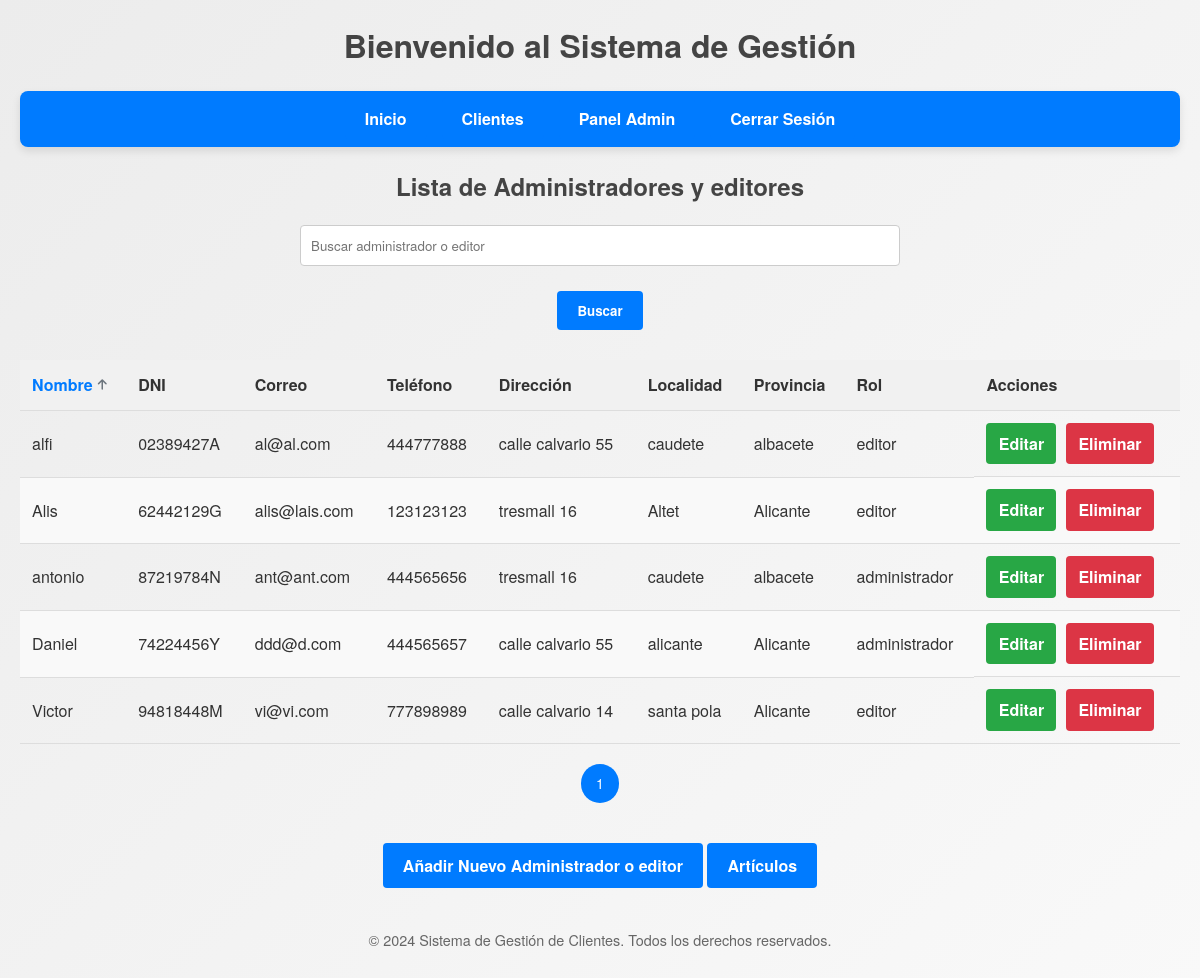
The app's page /public/admin_list.php (signed in) with its own data.
### tables this page shows
CREATE TABLE `clientes` (
  `id` int(11) NOT NULL,
  `dni` varchar(9) NOT NULL,
  `nombre` varchar(100) NOT NULL,
  `correo` varchar(100) NOT NULL,
  `contrasena` varchar(255) NOT NULL,
  `rol` enum('usuario','administrador','editor') NOT NULL DEFAULT 'usuario',
  `telefono` varchar(20) DEFAULT NULL,
  `direccion` varchar(255) DEFAULT NULL,
  `localidad` varchar(100) DEFAULT NULL,
  `provincia` varchar(100) DEFAULT NULL,
  `creado_en` timestamp NOT NULL DEFAULT current_timestamp()
);

### includes/Usuario.php (called while the page is built, shortened)
<?php
class Usuario {
    private $db;
    public function __construct($db) {
        if ($db instanceof BaseDeDatos) {
            $this->db = $db;
        } else {
            throw new Exception("La clase Articulo necesita una instancia válida de BaseDeDatos.");
        }
    }
    public function listarUsuariosConPaginacion($roles = [], $busqueda = '', $orden = 'ASC', $limite = 10, $offset = 0) {
        try {
            $conexion = $this->db->getConexion();
            $sql = "SELECT * FROM clientes WHERE 1=1";
            if (!empty($roles)) {
                $placeholders = implode(',', array_fill(0, count($roles), '?'));
                $sql .= " AND rol IN ($placeholders)";
            }
            $orden = strtoupper($orden);
            $sql .= " ORDER BY nombre $orden LIMIT $limite OFFSET $offset";
            $stmt = $conexion->prepare($sql);
            $params = [];
            if (!empty($roles)) {
                $params = array_merge($params, $roles);
            }
            $stmt->execute($params);
            return $stmt->fetchAll(PDO::FETCH_ASSOC);
        } catch (PDOException $e) {
            throw new Exception("Error al listar los usuarios: " . $e->getMessage());
        }
    }
    public function contarUsuarios($roles = [], $busqueda = '') {
        try {
            $conexion = $this->db->getConexion();
            $sql = "SELECT COUNT(*) as total FROM clientes WHERE 1=1";
            if (!empty($roles)) {
                $placeholders = implode(',', array_fill(0, count($roles), '?'));
                $sql .= " AND rol IN ($placeholders)";
            }
            $stmt = $conexion->prepare($sql);
            $params = [];
            if (!empty($roles)) {
                $params = array_merge($params, $roles);
            }
            $stmt->execute($params);
            return (int)$stmt->fetchColumn();
        } catch (PDOException $e) {
            throw new Exception("Error al contar los usuarios: " . $e->getMessage());
        }
    }
}

### public/admin_list.php (the view, shortened to what this page needs)
<?php
require_once '../includes/header.php';
require_once '../includes/Usuario.php';
$db = new BaseDeDatos();
$usuario = new Usuario($db);
$busqueda = isset($_GET['busqueda']) ? trim($_GET['busqueda']) : '';
$orden = isset($_GET['orden']) && in_array(strtoupper($_GET['orden']), ['ASC', 'DESC']) ? strtoupper($_GET['orden']) : 'ASC';
$paginaActual = isset($_GET['pagina']) ? (int)$_GET['pagina'] : 1;
$limite = 10;
$offset = ($paginaActual - 1) * $limite;
try {
    $rolesPermitidos = ['administrador', 'editor'];
    $usuarios = $usuario->listarUsuariosConPaginacion($rolesPermitidos, $busqueda, $orden, $limite, $offset);
    $totalUsuarios = $usuario->contarUsuarios($rolesPermitidos, $busqueda);
    $totalPaginas = ceil($totalUsuarios / $limite);
} catch (Exception $e) {
    $error = "Error al obtener los usuarios: " . $e->getMessage();
}
?>
<!DOCTYPE html>
<html lang="es">
<head>
    <link rel="stylesheet" href="../css/styles.css">
    <link rel="stylesheet" href="https://cdnjs.cloudflare.com/ajax/libs/font-awesome/6.0.0-beta3/css/all.min.css">
</head>
<body>
    <h2>Lista de Administradores y editores</h2>
    <form action="admin_list.php" method="get">
        <input type="text" name="busqueda" placeholder="Buscar administrador o editor" value="<?php echo htmlspecialchars($busqueda); ?>">
        <button type="submit">Buscar</button>
    </form>
    <table>
        <thead>
            <tr>
            <th>
                <a href="?orden=<?php echo ($orden === 'ASC') ? 'DESC' : 'ASC'; ?>&busqueda=<?php echo urlencode($busqueda); ?>" class="ordenar">
                Nombre
                        <?php if ($orden === 'ASC'): ?>
                            <i class="fas fa-arrow-up"></i>
                        <?php else: ?>
                            <i class="fas fa-arrow-down"></i>
                        <?php endif; ?>
                </a>
            </th>
                <th>DNI</th>
                <th>Correo</th>
                <th>Teléfono</th>
                <th>Dirección</th>
                <th>Localidad</th>
                <th>Provincia</th>
                <th>Rol</th>
                <th>Acciones</th>
            </tr>
        </thead>
        <tbody>
    <?php if (!empty($usuarios)): ?>
        <?php foreach ($usuarios as $admin): ?>
            <tr>
                <td><?php echo htmlspecialchars($admin['nombre']); ?></td>
                <td><?php echo htmlspecialchars($admin['dni']); ?></td>
                <td><?php echo htmlspecialchars($admin['correo']); ?></td>
                <td><?php echo htmlspecialchars($admin['telefono']); ?></td>
                <td><?php echo htmlspecialchars($admin['direccion']); ?></td>
                <td><?php echo htmlspecialchars($admin['localidad']); ?></td>
                <td><?php echo htmlspecialchars($admin['provincia']); ?></td>
                <td><?php echo htmlspecialchars($admin['rol']); ?></td>
                <td class="actions">
                    <?php if ($admin['rol'] !== 'superadministrador'): ?>
                        <a href="editar_admin.php?id=<?php echo $admin['id']; ?>" class="editar">Editar</a>
                        <a href="borrar_admin.php?id=<?php echo $admin['id']; ?>" class="borrar" onclick="return confirm('¿Está seguro de que desea eliminar este administrador?');">Eliminar</a>
                    <?php endif; ?>
                </td>
            </tr>
        <?php endforeach; ?>
    <?php else: ?>
        <tr>
            <td colspan="9">No se encontraron administradores o editores.</td>
        </tr>
    <?php endif; ?>
        </tbody>
    </table>
    <div class="paginacion">
    <?php for ($i = 1; $i <= $totalPaginas; $i++): ?>
        <a href="?pagina=<?php echo $i; ?>&busqueda=<?php echo urlencode($busqueda); ?>&orden=<?php echo $orden; ?>" class="<?php echo ($i === $paginaActual) ? 'active' : ''; ?>">
            <?php echo $i; ?>
        </a>
    <?php endfor; ?>
</div>
    <div class="add-client">
        <a href="admin_nuevo.php" class="add">Añadir Nuevo Administrador o editor</a>
        <a href="editor_dashboard.php" class="add">Artículos</a>
    </div>
    <?php
    require_once '../includes/footer.php';
    ?>
</body>
</html>

### includes/header.php (shortened to what this page needs)
<?php
$current_page = basename($_SERVER['PHP_SELF']);
?>
<!DOCTYPE html>
<html lang="es">
<head>
    <link rel="stylesheet" href="../css/styles.css">
</head>
<body>
    <header>
        <h1>Bienvenido al Sistema de Gestión</h1>
        <?php if ($current_page !== 'login.php'): ?>
        <nav class="navbar">
            <ul>
                <li><a href="index.php" class="nav-button">Inicio</a></li>
                <?php if (isset($_SESSION['usuario_rol']) && ($_SESSION['usuario_rol'] === 'administrador' || $_SESSION['usuario_rol'] === 'superadministrador')): ?>
                    <li><a href="clientes.php" class="nav-button">Clientes</a></li>
                    <li><a href="admin_dashboard.php" class="nav-button">Panel Admin</a></li>
                <?php endif; ?>
                <li><a href="logout.php" class="nav-button">Cerrar Sesión</a></li>
            </ul>
        </nav>
        <?php endif; ?>
    </header>

### includes/footer.php (shortened to what this page needs)
<!DOCTYPE html>
<html lang="es">
<head>
    <link rel="stylesheet" href="../css/styles.css">
</head>
<footer>
        <p>© 2024 Sistema de Gestión de Clientes. Todos los derechos reservados.</p>
    </footer>
</body>
</html>

### css/styles.css (style rules this page uses)
* { margin: 0; padding: 0; box-sizing: border-box; font-family: 'Helvetica Neue', Arial, sans-serif; }
body { background: linear-gradient(135deg, #ececec, #f9f9f9); color: #333; line-height: 1.6; padding: 20px; }
h1, h2 { text-align: center; margin-bottom: 20px; color: #444; }
nav { background-color: #007bff; padding: 15px; border-radius: 8px; margin-bottom: 20px; box-shadow: 0 4px 8px rgba(0, 0, 0, 0.1); }
nav ul { list-style: none; display: flex; justify-content: center; gap: 15px; }
nav ul li { display: inline; }
nav ul li a { color: white; text-decoration: none; font-weight: bold; padding: 8px 15px; transition: background-color 0.3s, transform 0.3s; }
form { display: grid; grid-gap: 15px; max-width: 600px; margin: 0 auto; }
input[type="text"], input[type="email"], input[type="password"], select { padding: 10px; border: 1px solid #ccc; border-radius: 4px; transition: all 0.3s; max-width: 100%; width: 100%; margin: 0 auto; }
button[type="button"], button[type="submit"] { padding: 10px 20px; border: none; border-radius: 4px; cursor: pointer; font-weight: bold; transition: background-color 0.3s, box-shadow 0.3s; max-width: 300px; margin: 10px auto; display: block; }
button[type="submit"] { background: #007bff; color: white; }
table { width: 100%; border-collapse: collapse; margin: 20px 0; font-size: 1rem; }
table th, table td { padding: 12px; text-align: left; border-bottom: 1px solid #ddd; }
table th { background: #f1f1f1; font-weight: bold; }
table tr:nth-child(even) { background: #f9f9f9; }
footer { text-align: center; padding: 20px; margin-top: 20px; font-size: 0.9rem; color: #666; }
.actions { display: flex; gap: 10px; }
.add-client { text-align: center; margin-top: 20px; }
a.editar, a.borrar, a.add { display: inline-block; padding: 10px 20px; color: white; font-weight: bold; text-decoration: none; border-radius: 4px; transition: background-color 0.3s, box-shadow 0.3s; }
a.editar { background: #28a745; }
a.borrar { background: #dc3545; }
a.add { background: #007bff; margin-top: 20px; }
.navbar { background-color: #007bff; padding: 15px; border-radius: 8px; margin-bottom: 20px; box-shadow: 0 4px 8px rgba(0, 0, 0, 0.1); text-align: center; }
.navbar ul { list-style: none; display: inline-flex; gap: 15px; padding-left: 0; }
.navbar ul li { display: inline; }
.navbar ul li a { text-decoration: none; padding: 10px 20px; color: white; font-weight: bold; background: #007bff; border-radius: 5px; transition: background-color 0.3s, transform 0.3s; }
table tbody td { vertical-align: middle; }
.actions .borrar { background-color: #dc3545; color: #ffffff; border-radius: 4px; padding: 8px 12px; text-decoration: none; transition: background-color 0.3s; min-width: 70px; text-align: center; }
.actions .editar { background-color: #28a745; color: #ffffff; border-radius: 4px; padding: 8px 12px; text-decoration: none; transition: background-color 0.3s; min-width: 70px; text-align: center; }
.paginacion { display: flex; justify-content: center; align-items: center; gap: 5px; margin: 20px 0; }
.paginacion a { text-decoration: none; padding: 8px 15px; border-radius: 20px; color: #fff; background-color: #007bff; font-size: 14px; transition: background-color 0.3s ease, transform 0.2s ease; }
th .ordenar { text-decoration: none !important; color: #007bff; font-weight: bold; display: inline-flex; align-items: center; gap: 5px; transition: color 0.3s ease; }
th .ordenar i { font-size: 12px; color: #6c757d; }

### records on screen
clientes: nombre "alfi", dni "02389427A", correo "al@al.com", telefono "444777888", direccion "calle calvario 55", localidad "caudete", provincia "albacete", rol "editor"
clientes: nombre "Alis", dni "62442129G", correo "alis@lais.com", telefono "123123123", direccion "tresmall 16", localidad "Altet", provincia "Alicante", rol "editor"
clientes: nombre "antonio", dni "87219784N", correo "ant@ant.com", telefono "444565656", direccion "tresmall 16", localidad "caudete", provincia "albacete", rol "administrador"
clientes: nombre "Daniel", dni "74224456Y", correo "ddd@d.com", telefono "444565657", direccion "calle calvario 55", localidad "alicante", provincia "Alicante", rol "administrador"
clientes: nombre "Victor", dni "94818448M", correo "vi@vi.com", telefono "777898989", direccion "calle calvario 14", localidad "santa pola", provincia "Alicante", rol "editor"
